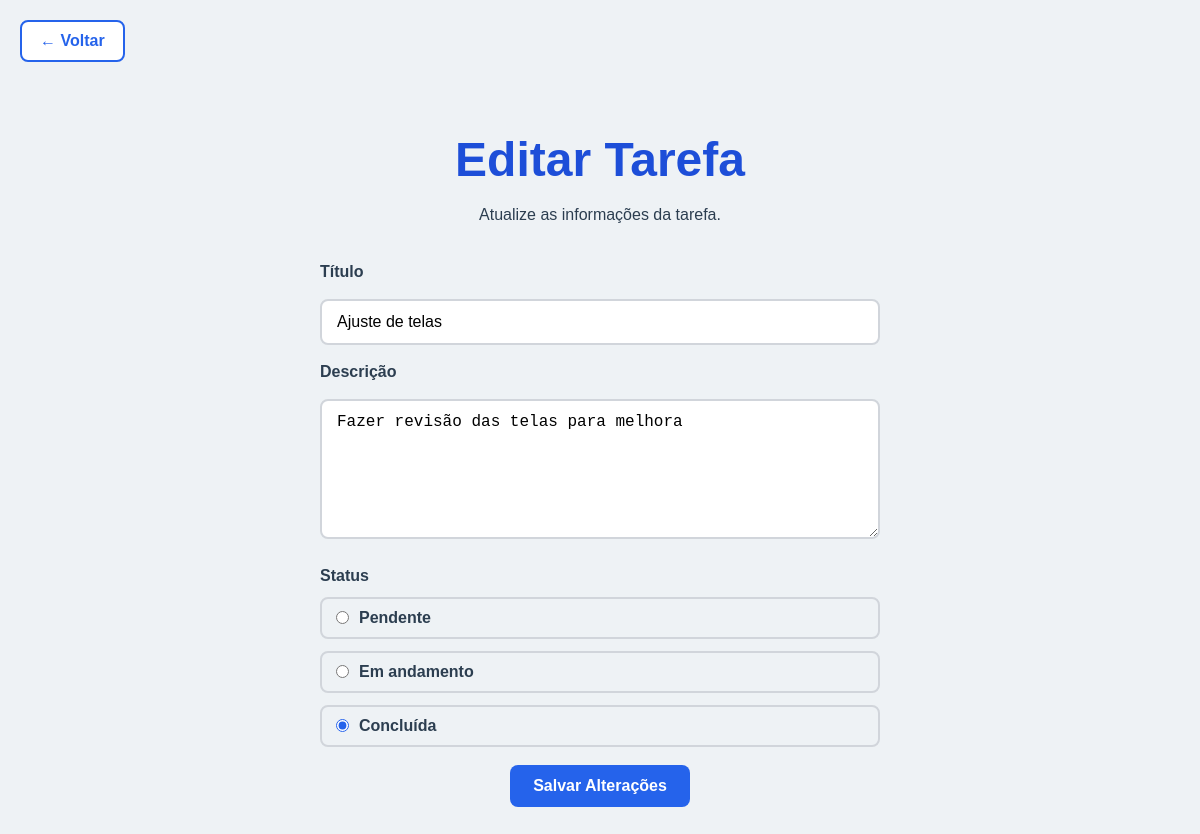
The app's page /editar/13 with its own data.
### tables this page shows
CREATE TABLE tarefas (

            id INTEGER PRIMARY KEY AUTOINCREMENT,

            titulo TEXT NOT NULL,

            descricao TEXT NOT NULL,

            status TEXT NOT NULL

        );

### src/app.py (the view, shortened to what this page needs)
@app.route("/editar/<int:id>", methods=["GET", "POST"])
@app.route("/editar/<int:id>", methods=["GET", "POST"])
def atualizar_tarefa(id):
    tarefa = buscar_tarefa(id)
    return render_template(
        "editar_tarefa.html",
        tarefa=tarefa
    )

### src/database.py (called while the page is built)
def buscar_tarefa(id):
    conexao = sqlite3.connect(NOME_BANCO)
    conexao.row_factory = sqlite3.Row
    cursor = conexao.cursor()
    cursor.execute(
        "SELECT * FROM tarefas WHERE id = ?",
        (id,)
    )
    tarefa = cursor.fetchone()
    conexao.close()
    return tarefa

### src/templates/editar_tarefa.html (shortened to what this page needs)
<!DOCTYPE html>
<html lang="pt-BR">
<head>
    <link rel="stylesheet" href="../static/css/style.css">
</head>
<body>
    <a href="/tarefas" class="back-link">← Voltar</a>
    <main>
        <section class="form-container">
            <h1>Editar Tarefa</h1>
            <p>
                Atualize as informações da tarefa.
            </p>
            <form method="POST">
                <label for="titulo">Título</label>
                <input
                    type="text"
                    id="titulo"
                    name="titulo"
                    value="{{ tarefa.titulo }}"
                    required
                >
                <label for="descricao">Descrição</label>
                <textarea
                    id="descricao"
                    name="descricao"
                    required
                >{{ tarefa.descricao }}</textarea>
                <div class="status-group">
                    <label>Status</label>
                    <div>
                        <input
                            type="radio"
                            id="pendente"
                            name="status"
                            value="pendente"
                        >
                        <label for="pendente">Pendente</label>
                    </div>
                    <div>
                        <input
                            type="radio"
                            id="andamento"
                            name="status"
                            value="em_andamento"
                        >
                        <label for="andamento">Em andamento</label>
                    </div>
                    <div>
                        <input
                            type="radio"
                            id="concluida"
                            name="status"
                            value="concluida"
                            {% if tarefa.status == "concluida" %}checked{% endif %}
                        >
                        <label for="concluida">Concluída</label>
                    </div>
                </div>
                <button type="submit">
                    Salvar Alterações
                </button>
            </form>
        </section>
    </main>
</body>
</html>

### src/static/css/style.css (style rules this page uses)
* { margin: 0; padding: 0; box-sizing: border-box; }
body { font-family: Arial, Helvetica, sans-serif; background-color: #eef2f5; color: #2c3e50; }
main { display: flex; justify-content: center; padding: 50px 20px; }
.form-container { width: 100%; max-width: 600px; padding: 20px; text-align: center; }
form { display: flex; flex-direction: column; gap: 18px; margin-top: 30px; }
form label { font-weight: bold; text-align: left; }
form input[type="text"], form textarea { width: 100%; padding: 12px 15px; border: 2px solid #d1d5db; border-radius: 8px; font-size: 1rem; transition: all .3s ease; }
form textarea { min-height: 140px; resize: vertical; }
form button { width: 180px; align-self: center; padding: 12px; border: none; border-radius: 8px; background-color: #2563eb; color: white; font-size: 1rem; font-weight: bold; cursor: pointer; transition: all .3s ease; }
.status-group { display: flex; flex-direction: column; gap: 12px; margin-top: 10px; }
.status-group > label { font-weight: bold; margin-bottom: 5px; }
.status-group div { display: flex; align-items: center; gap: 10px; padding: 10px 14px; border: 2px solid #d1d5db; border-radius: 8px; cursor: pointer; transition: all .3s ease; }
.status-group input[type="radio"] { accent-color: #2563eb; cursor: pointer; }
.status-group label { margin: 0; cursor: pointer; }
.hero h1, .form-container h1, .tasks-container h1 { font-size: 3rem; color: #1d4ed8; margin-bottom: 15px; }
.hero p, .form-container p { font-size: 1rem; line-height: 1.6; margin-bottom: 35px; }
.back-link { display: inline-block; margin: 20px 0 0 20px; padding: 10px 18px; text-decoration: none; font-weight: bold; color: #2563eb; background-color: white; border: 2px solid #2563eb; border-radius: 8px; transition: all .3s ease; }

### records on screen
tarefas: titulo "Ajuste de telas", descricao "Fazer revisão das telas para melhora", status "☐ Pendente", status "☐ Em andamento", status "☑ Concluída"
